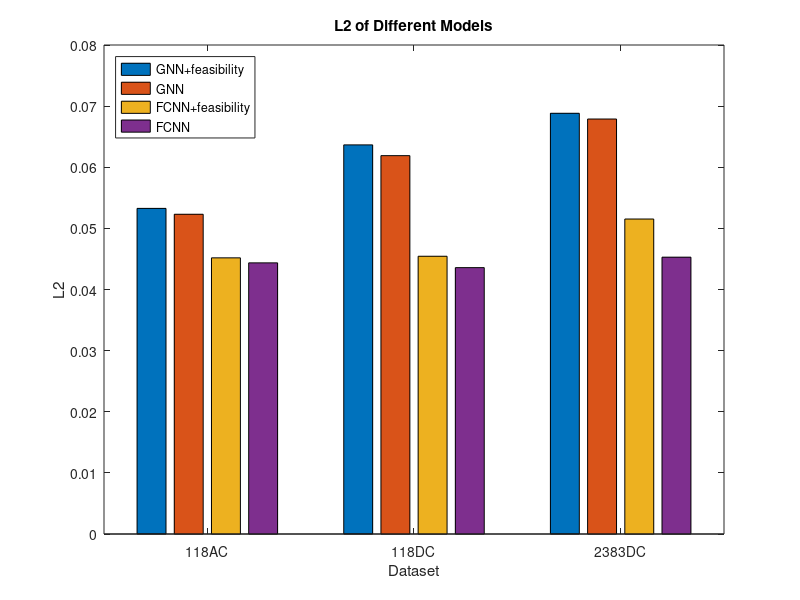
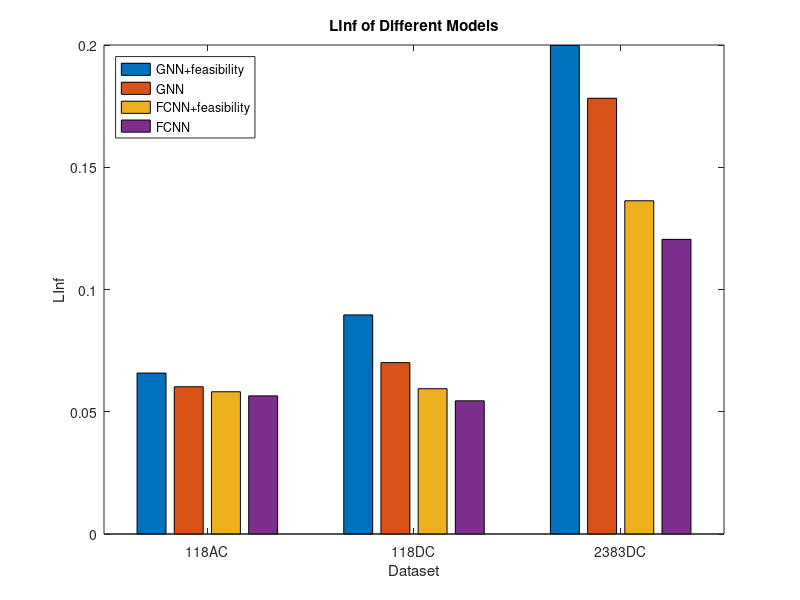
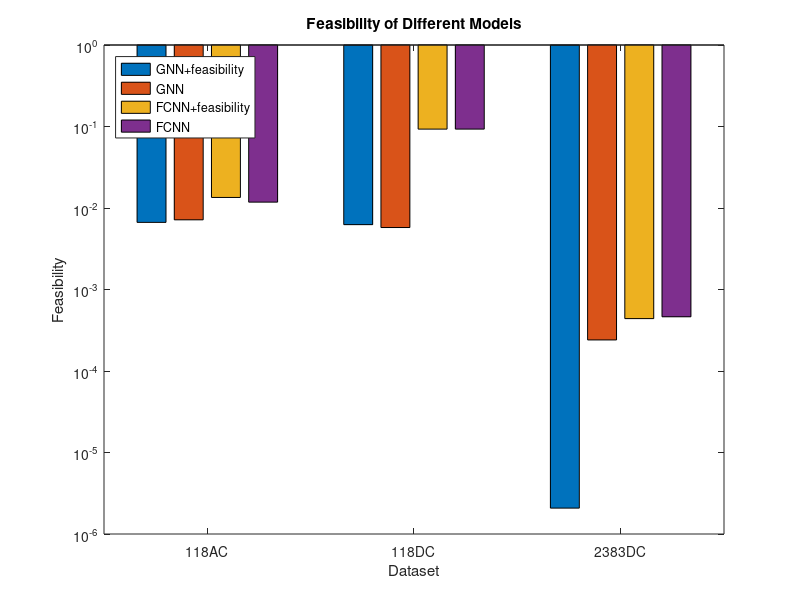
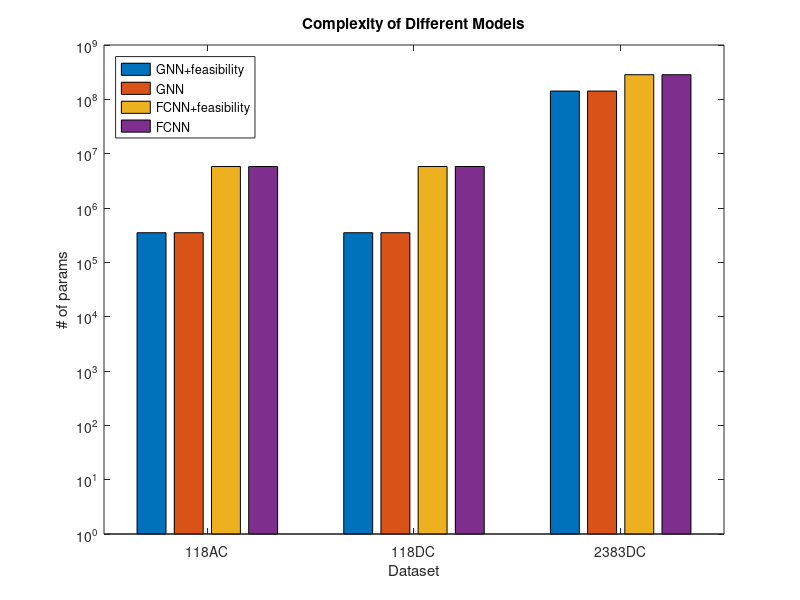

MATLAB code for these plots, in order:
%% l2
clear all;
figure
x1=[0.05327 0.05231 0.04518 0.04436;
    0.06366 0.06190 0.04544 0.04358;
    0.06883 0.06789 0.05153 0.04529];
fig1=bar(x1);
set(gca,'XTickLabel',{'118AC','118DC','2383DC'});
legend('GNN+feasibility','GNN','FCNN+feasibility','FCNN','Location','northwest');
xlabel('Dataset');
ylabel('L2');
title('L2 of Different Models');
saveas(gcf,'l2.png');

% linf
clear all;
figure
x2=[0.06582 0.06023 0.05818 0.05650;
    0.08961 0.07010 0.05942 0.05448;
    0.19981 0.17822 0.13629 0.12051];
fig2=bar(x2);
set(gca,'XTickLabel',{'118AC','118DC','2383DC'});
legend('GNN+feasibility','GNN','FCNN+feasibility','FCNN','Location','northwest');
xlabel('Dataset');
ylabel('LInf');
title('LInf of Different Models');
saveas(gcf,'linf.png');

%% feas
clear all;
x3=[0.00666 0.00716 0.01347 0.01180;
    0.00625 0.00576 0.09288 0.09290;
    2.07751e-6 0.00024049900 0.00043944782 0.00046262846];
fig3=bar(x3);
set(gca,'XTickLabel',{'118AC','118DC','2383DC'});
set(gca,'YScale','log');
legend('GNN+feasibility','GNN','FCNN+feasibility','FCNN','Location','northwest');
xlabel('Dataset');
ylabel('Feasibility');
title('Feasibility of Different Models');
saveas(gcf,'feas.png');

% params
clear all;
x4=[351e3 351e3 5.8e6 5.8e6;
    351e3 351e3 5.8e6 5.8e6;
    142e6 142e6 284e6 284e6];
fig4=bar(x4);
set(gca,'XTickLabel',{'118AC','118DC','2383DC'});
set(gca,'YScale','log');
legend('GNN+feasibility','GNN','FCNN+feasibility','FCNN','Location','northwest');
xlabel('Dataset');
ylabel('# of params');
title('Complexity of Different Models');
saveas(gcf,'params.png');

% memory
clear all;
x5=[1365 935 953 953;
    1369 939 953 953;
    1919 1919 2295 2295];
fig5=bar(x5);
set(gca,'XTickLabel',{'118AC','118DC','2383DC'});
legend('GNN+feasibility','GNN','FCNN+feasibility','FCNN','Location','northwest');
xlabel('Dataset');
ylabel('Occupied memory/MB');
title('Memory of Different Models');
saveas(gcf,'memory.png');

% time
clear all;
x6=[113 166 13 20;
    160 95 12 33;
    401 1277 166 145];
fig6=bar(x6);
set(gca,'XTickLabel',{'118AC','118DC','2383DC'});
set(gca,'YScale','log');
legend('GNN+feasibility','GNN','FCNN+feasibility','FCNN','Location','northwest');
xlabel('Dataset');
ylabel('Execution time/s');
title('Time of Different Models');
saveas(gcf,'time.png');